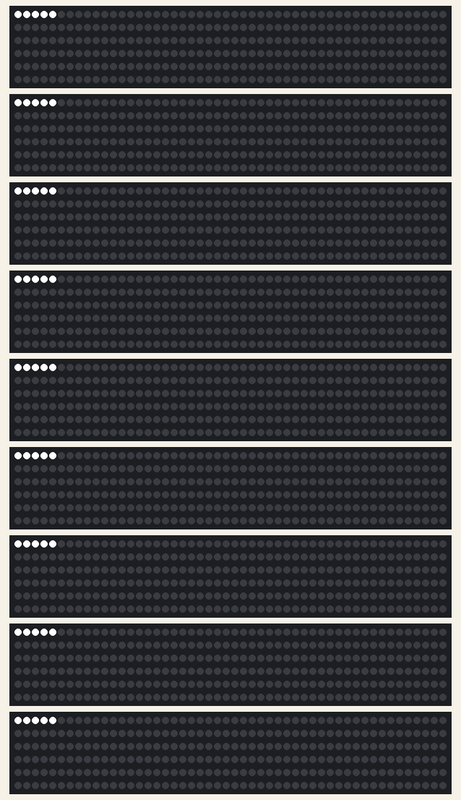
A sketch run on a simulated ESP32. Parts: 9 × 300 RGB LEDs in strip order, left to right, continuing on the next row. Colours are those a GRB WS2812 strip shows for the declared byte order.

Above: at 0.6 s.
At 6.82 s:
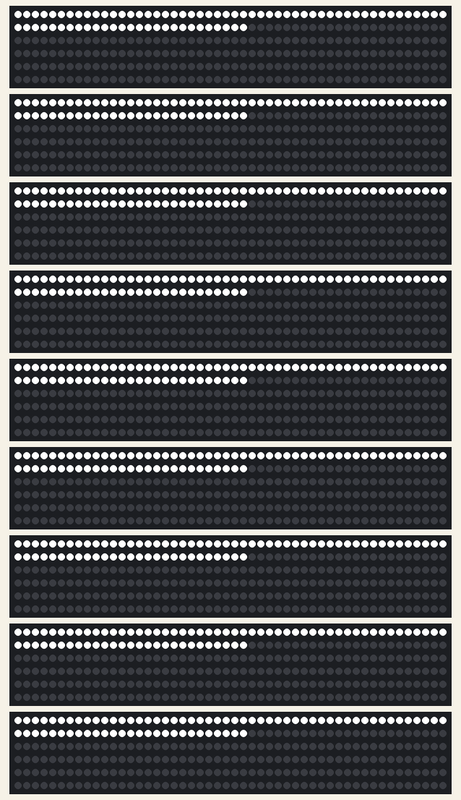
At 13.39 s:
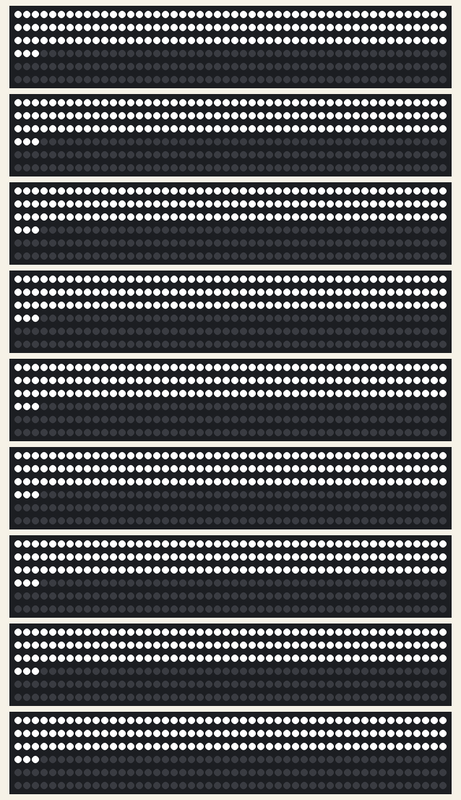
At 19.62 s:
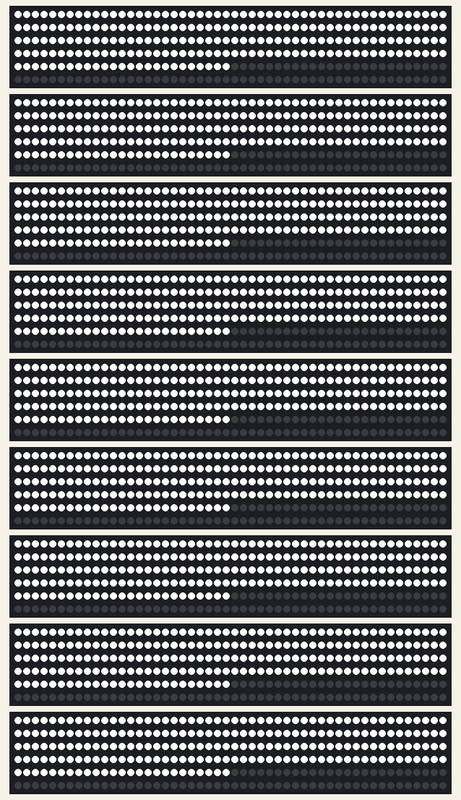
At 26.0 s:
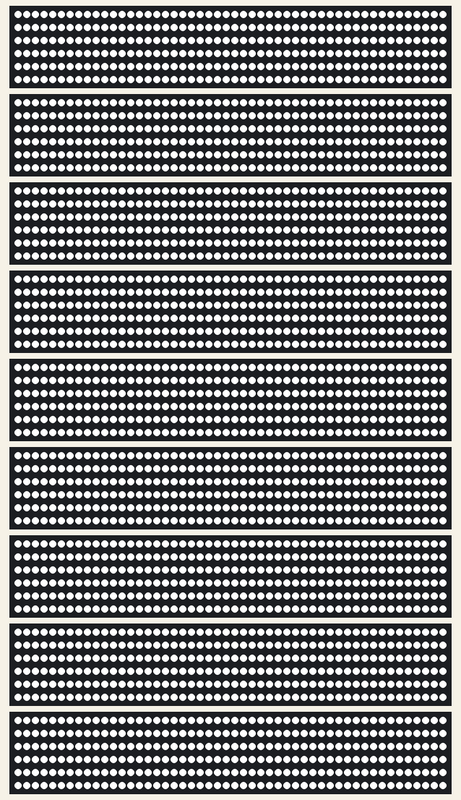

The sketch:

WS2812_All_White_Test_code_V1.0.ino
```cpp
#include <FastLED.h>

  //for fixing any bootstrap pin issues on startup for GPIO 13, 15 (unused right now)
//PIN_FUNC_SELECT(GPIO_PIN_REG_13, PIN_FUNC_GPIO);

#define S1  19
#define S2  18
#define S3  5
#define S4  17
#define S5  16
#define S6  4
#define S7  14
#define S8  15
#define S9  13

#define NUMOFLEDS  300   //num of LEDs to light up total.  Some panels are only 50, but by keeping this number large you dont have to worry about it for testing
#define BRIGHTNESS    192   //Global brightness cap
#define FRAMES_PER_SECOND  120  //Frame rate. Needs to be high for things like fade to work well

//Constructor for combining declared variable with size a.k.a. "CRGBArray< SIZE > Class Template"
CRGB DATA_S1[NUMOFLEDS];
CRGB DATA_S2[NUMOFLEDS];
CRGB DATA_S3[NUMOFLEDS];
CRGB DATA_S4[NUMOFLEDS];
CRGB DATA_S5[NUMOFLEDS];
CRGB DATA_S6[NUMOFLEDS];
CRGB DATA_S7[NUMOFLEDS];
CRGB DATA_S8[NUMOFLEDS];
CRGB DATA_S9[NUMOFLEDS];

int i = 0;


void setup() {

  //Set outputs, although the FastLED library already seems to do this, so maybe redundant.  Doesnt hurt to add it.
  pinMode(S1, OUTPUT);
  pinMode(S2, OUTPUT);
  pinMode(S3, OUTPUT);
  pinMode(S4, OUTPUT);
  pinMode(S5, OUTPUT);
  pinMode(S6, OUTPUT);
  pinMode(S7, OUTPUT);
  pinMode(S8, OUTPUT);
  pinMode(S9, OUTPUT);

  FastLED.addLeds<WS2812, S1, RGB>(DATA_S1, NUMOFLEDS);
  FastLED.addLeds<WS2812, S2, RGB>(DATA_S2, NUMOFLEDS);
  FastLED.addLeds<WS2812, S3, RGB>(DATA_S3, NUMOFLEDS);
  FastLED.addLeds<WS2812, S4, RGB>(DATA_S4, NUMOFLEDS);
  FastLED.addLeds<WS2812, S5, RGB>(DATA_S5, NUMOFLEDS);
  FastLED.addLeds<WS2812, S6, RGB>(DATA_S6, NUMOFLEDS);
  FastLED.addLeds<WS2812, S7, RGB>(DATA_S7, NUMOFLEDS);
  FastLED.addLeds<WS2812, S8, RGB>(DATA_S8, NUMOFLEDS);
  FastLED.addLeds<WS2812, S9, RGB>(DATA_S9, NUMOFLEDS);

  //set master brightness control
  //FastLED.setBrightness(BRIGHTNESS);
}

void loop() {
  //Fade on bright white
  for (; i <= NUMOFLEDS; i++) {
    DATA_S1[i] = CRGB(255, 255, 255);
    DATA_S2[i] = CRGB(255, 255, 255);
    DATA_S3[i] = CRGB(255, 255, 255);
    DATA_S4[i] = CRGB(255, 255, 255);
    DATA_S5[i] = CRGB(255, 255, 255);
    DATA_S6[i] = CRGB(255, 255, 255);
    DATA_S7[i] = CRGB(255, 255, 255);
    DATA_S8[i] = CRGB(255, 255, 255);
    DATA_S9[i] = CRGB(255, 255, 255);
    FastLED.show();
    delay(5);
  }
}
```
